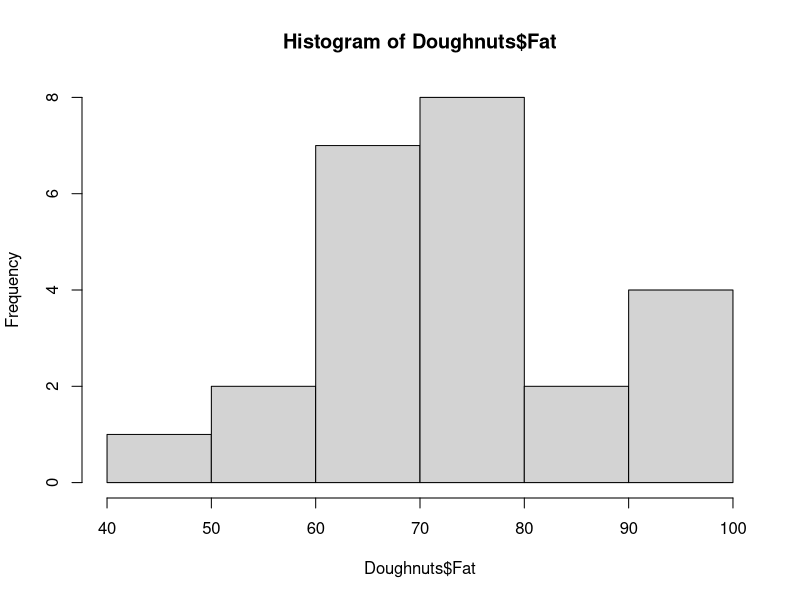

Write R code to recreate this figure. (Note: this script raises an error after producing the figure.)
# Doughnuts data input

Doughnuts<- read.csv("DOUGHNUTS.csv", header=TRUE, stringsAsFactors=FALSE)

    Doughnuts$Fat <- as.numeric(Doughnuts$Fat)
    Doughnuts$Outlet <- as.factor(Doughnuts$Outlet)

# Doughnuts plot
hist(Doughnuts$Fat)
    qqnorm(Doughnuts)
    qqline(Doughnuts$Fat, col = "blue", lwd = 2)